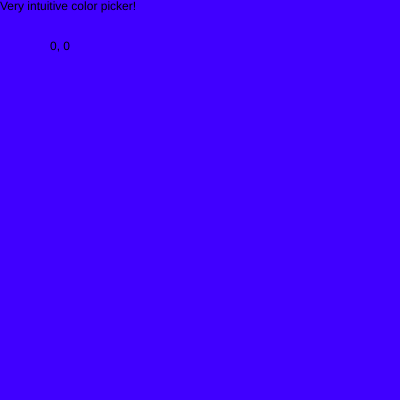
Frame 1 (no input)
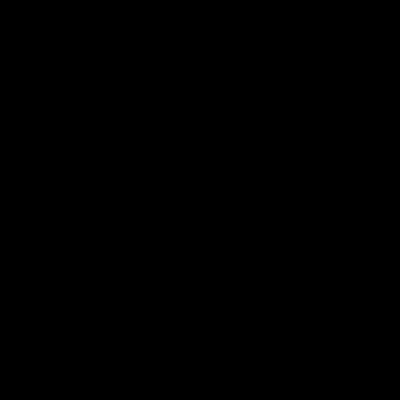
Frame 60 (no input)
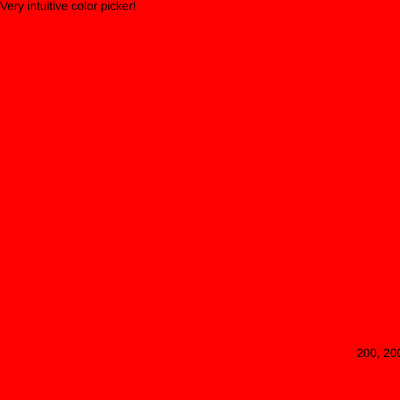
Frame 120 (the mouse pressed at the canvas centre since frame 60)

The p5.js sketch that drew these frames (run headless with seeded random() and noise() and a simulated clock; from frame 60 on, the mouse is pressed at the canvas centre):

// p5.js sketch
// ── sketch.js
let canvasX=400;
let canvasY=400;

let coordinateX=50;
let coordinateY=50;

let kneecapSpeed=500;


let xMult=1;
let yMult=1;

let colorPicked=false;
let h=255;
let s=255;
let v=255;

let displayMouseX;
let displayMouseY;

function setup() {
  createCanvas(canvasX, canvasY);

  colorMode(HSB);
}

function draw() {

  background(h, s, v);

  if (!colorPicked) {
    //goofy aha
    h=coordinateY;
    s=coordinateX;
    v=mouseX+mouseY;
    displayMouseX=mouseX;
    displayMouseY=mouseY;

    // this checks if the coordinate of the bouncy text is smaller than 0 (west/north edge) or higher than the canvas width(east/south edge).
    // basically collision detector.
    // negates the xMult/yMult variable if the text is out of bounds
    // xMult is a variable that determines whether the velocity of the text is positive/negative
    // most compact way of doing this methinks. alternative methods with booleans would be longer
  
    if(coordinateX>=canvasX || coordinateX<=0) {
      xMult*=-1;
    }
    coordinateX+=((mouseX*deltaTime)/kneecapSpeed)*xMult;
    
    // takes the mouses coordinate and adds it to the texts position every frame
    // multiplied by deltatime to remove its dependancy on frame rate
    // speed is then kneecapped because its really fast otherwise
    

    // NOTE: right now this could be a little bit buggy, as if the velocity gets fast enough and clips it outside bounds, it would freak out and keep reversing the mult instead of flipping it once and leaving it.
    //could fix this with the following:
    //if(coordinateY>=canvasY) {
    //  yMult=-1;
    //}else if(coordinateY<=0){
    //  xMult= 1;
    //}
    //coordinateY+=((mouseY*deltaTime)/kneecapSpeed)*yMult;
    
    if(coordinateY>=canvasY || coordinateY<=0) {
      yMult*=-1;
    }
    coordinateY+=((mouseY*deltaTime)/kneecapSpeed)*yMult;
    
    
    text(mouseX + ", " + mouseY, coordinateX, coordinateY);

    text("Very intuitive color picker!", 0,10);
  }else{
    text("Woah! a most bodacious color indeed!", 0,10);

    text(displayMouseX + ", " + displayMouseY, coordinateX, coordinateY);
  }
  
  
}

function mouseClicked() {
  colorPicked=!colorPicked;
}
